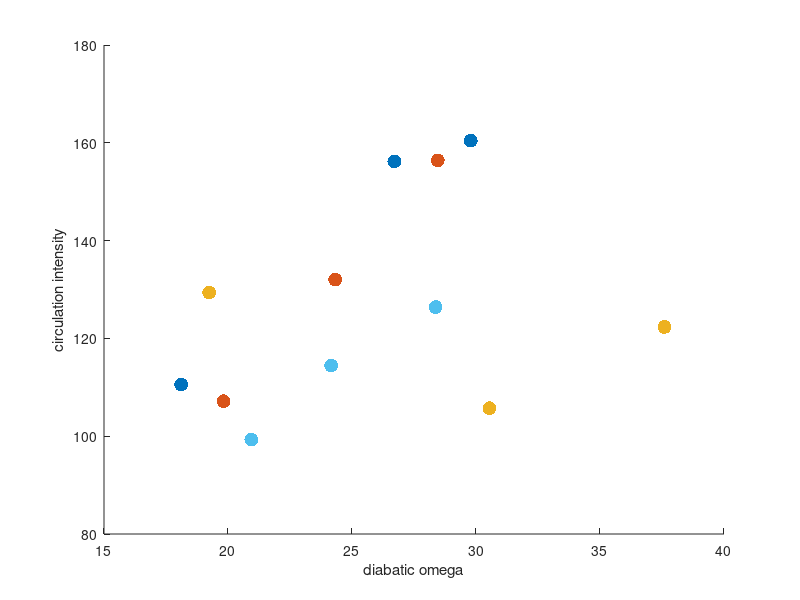
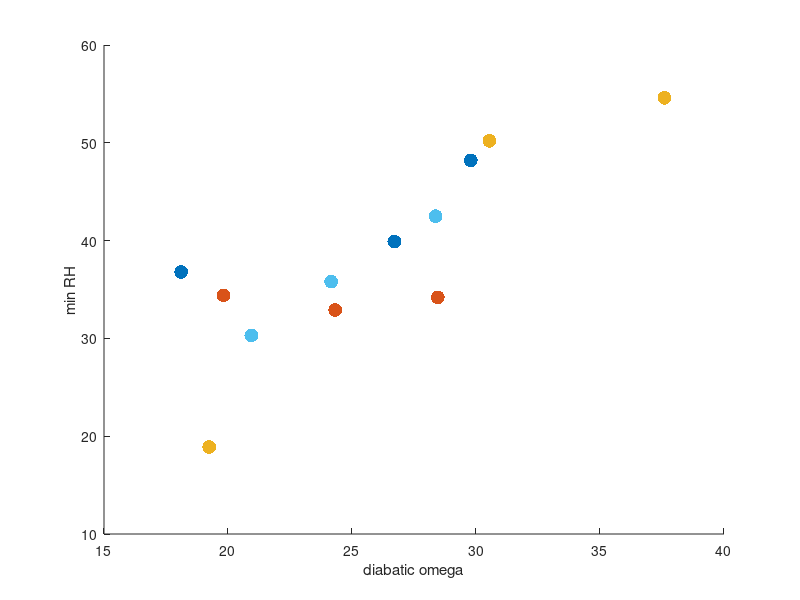
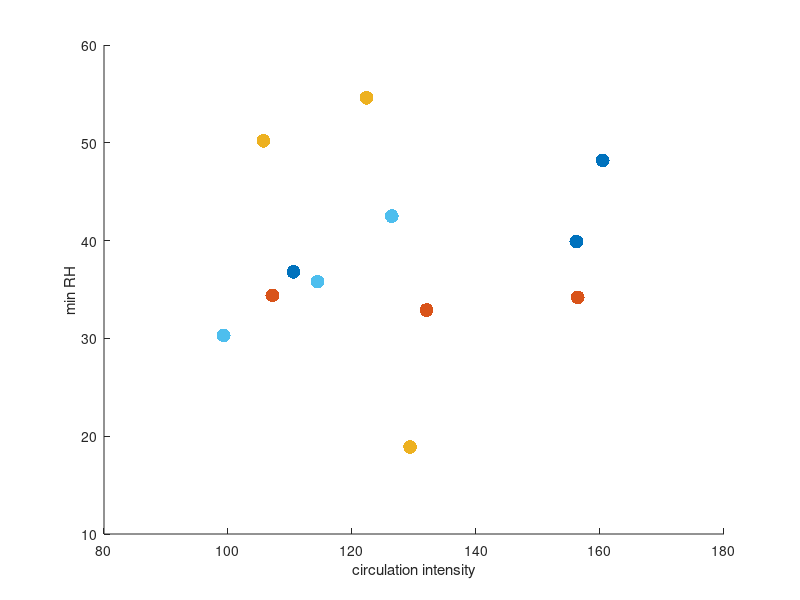
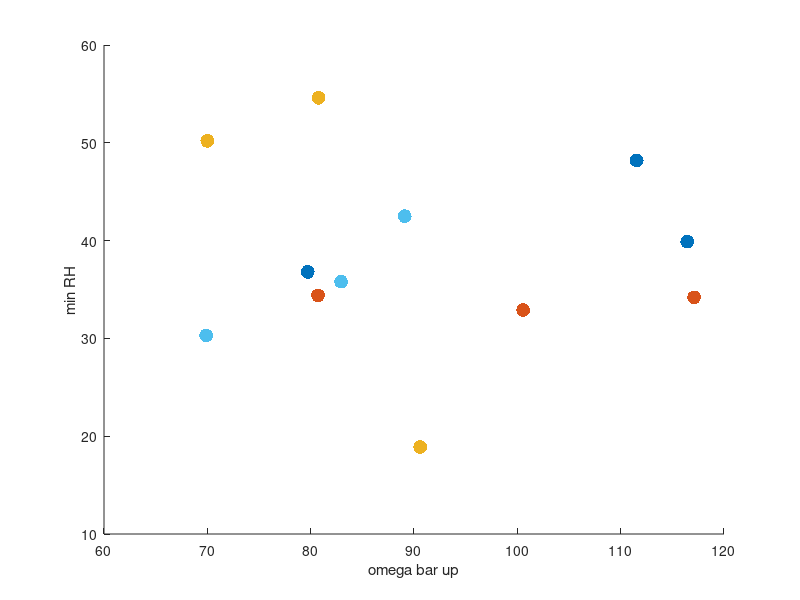

Reproduce these figures in MATLAB, in order.
%------------------------------------------------------------------
% scatter_rh_vs_circ.m
%
% script to produce a scatter plot of rh vs circulation metrics
%
% levi silvers                                feb 26, 2021
%------------------------------------------------------------------

%[red green blue]
c1=[0.4940 0.1840 0.5560]; % purple
c2=[0.25 0.32 0.65]; % 
c3=[0 0.4470 0.7410]; % darkish blue
c4=[0.42 0.38 0.4]; % 
c5=[0.3010 0.7450 0.9330]; % light blue
c6=[0.9290 0.6940 0.1250]; % gentle yellow
c7=[0.70 0.68 0.16]; % gentle yellow
c8=[0.8500 0.3250 0.0980]; % rusty
c9=[0.4660 0.6740 0.1880]; % green
c10=[0.6500 0.48 0.14]; % 
c11=[0.6350 0.0780 0.1840];

clear col

clr(1,:)   =c5;
clr(2,:)   =c5;
clr(3,:)   =c5;
clr(4,:)   =c3;
clr(5,:)   =c3;
clr(6,:)   =c3;
clr(7,:)   =c6;
clr(8,:)   =c6;
clr(9,:)   =c6;
clr(10,:)  =c8;
clr(11,:)  =c8;
clr(12,:)  =c8;


rh_min   = zeros(12);
circ_in  = zeros(12);
omega_db = zeros(12);
omega_dn = zeros(12);
omega_up = zeros(12);

%rh_min(1:3)   -> cam5 295K, 300K, 305K
%rh_min(4:6)   -> cam6
%rh_min(7:9)   -> GEOS
%rh_min(10:12) -> SPCAM 

rh_min   = [42.5,35.8,30.3,48.2,39.9,36.8,54.6,50.2,18.9,34.2,32.9,34.4];
omega_db = [28.37,24.16,20.94,29.79,26.71,18.11,37.60,30.54,19.24,28.46,24.32,19.82];
circ_in  = [126.41,114.45,99.30,160.44,156.19,110.56,122.34,105.72,129.37,156.41,132.02,107.16];
omega_dn = [37.31,31.51,29.41,48.90,39.75,30.85,41.59,35.72,38.77,39.30,31.46,26.46];
omega_up = [89.10,82.94,69.89,111.54,116.44,79.71,80.76,70.00,90.60,117.10,100.56,80.71];

%rh_min=[42.5,35.8,30.3,48.2,39.9,36.8];
%omega_d2=[38.0,27.3,21.5,41.8,32.8,21.9];

figure
%scatter(rh_min,omega_d2,[],col,'filled','SizeData',100)
scatter(omega_db,circ_in,[],clr,'filled','SizeData',100)
xlabel('diabatic omega')
ylabel('circulation intensity')

figure
scatter(omega_db,rh_min,[],clr,'filled','SizeData',100)
xlabel('diabatic omega')
ylabel('min RH')

figure
scatter(circ_in,rh_min,[],clr,'filled','SizeData',100)
xlabel('circulation intensity')
ylabel('min RH')

figure
scatter(omega_up,rh_min,[],clr,'filled','SizeData',100)
xlabel('omega bar up')
ylabel('min RH')

figure
scatter(omega_db,omega_dn,[],clr,'filled','SizeData',100)
xlabel('diabatic omega')
ylabel('omega bar dn')










